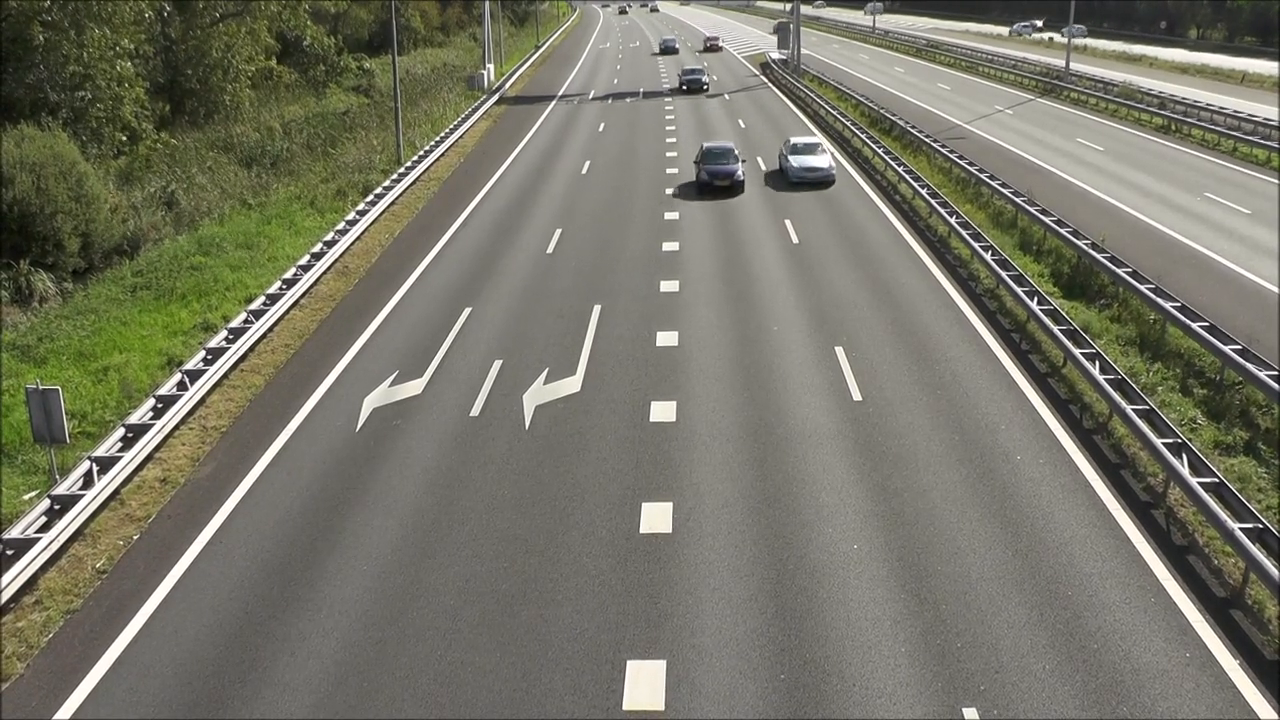
#> input picture frame 33 of Object_dataset/Traffic - 27260.mp4, 1280 x 720 px, given in place of WhatsApp Video 2022-11-23 at 10.47.39 AM.mp4, which was not available
$ python splitRGB.py
#> lines starting #> are read from the running program, lines starting #| are printed output that depends on the picture; pictures that were not available may be replaced by others from this repository, and a replacement may not be noted
import cv2
import numpy as np

def split_to_RGB(mirror=False): #mirror digunakan untuk camera laptop

#> called with mirror = True
    cap = cv2.VideoCapture("C:\\Users\Yashashvi\Downloads\WhatsApp Video 2022-11-23 at 10.47.39 AM.mp4")
    cv2.namedWindow('Split RGB',cv2.WINDOW_NORMAL)
    zeros = None
    while True:
        ret, frame = cap.read()
#> frame is the input picture: shape (720, 1280, 3); mean B, G, R 103.9, 117.9, 118.6

        if ret == True:

            height, width, layers = frame.shape
#> height = 720; width = 1280; layers = 3
            matrix0 = np.zeros((height, width), dtype="uint8")


            (B, G, R) = cv2.split(frame)


            B = cv2.merge([B, matrix0, matrix0])
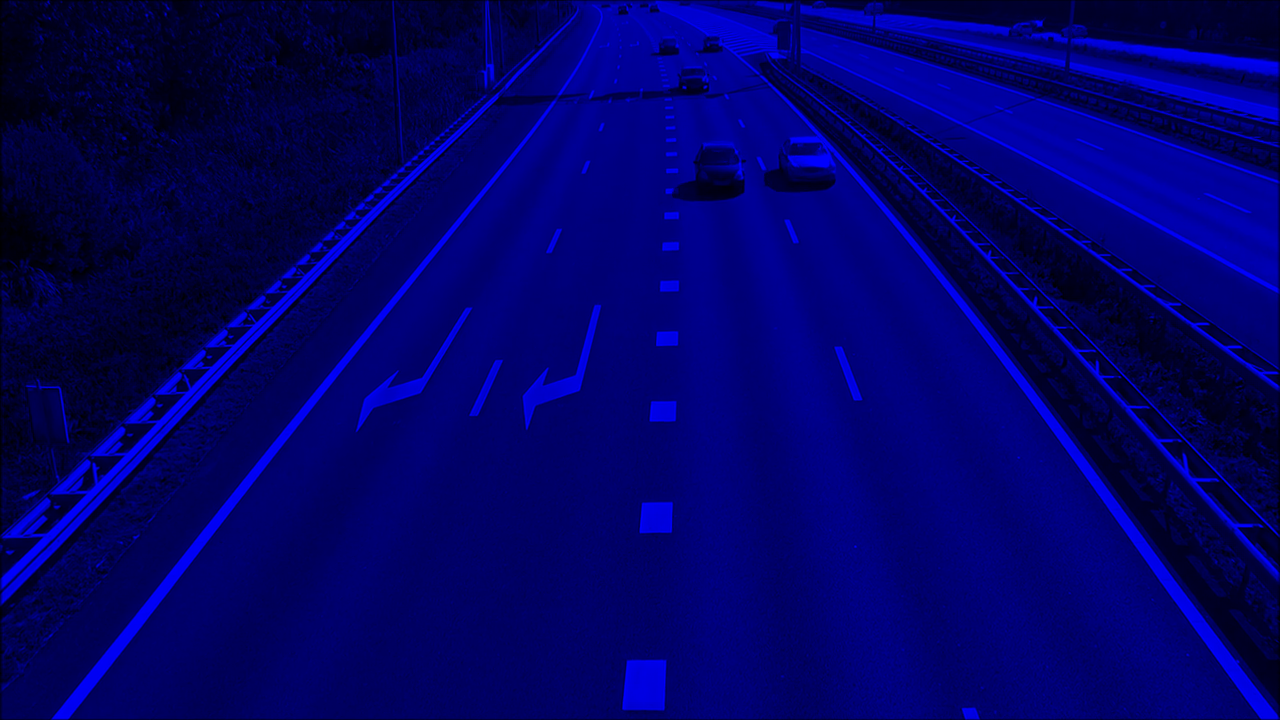
#> B: shape (720, 1280, 3); mean of channels 0, 1, 2 103.9, 0, 0; drawn as B, G, R
            G = cv2.merge([matrix0, G, matrix0])
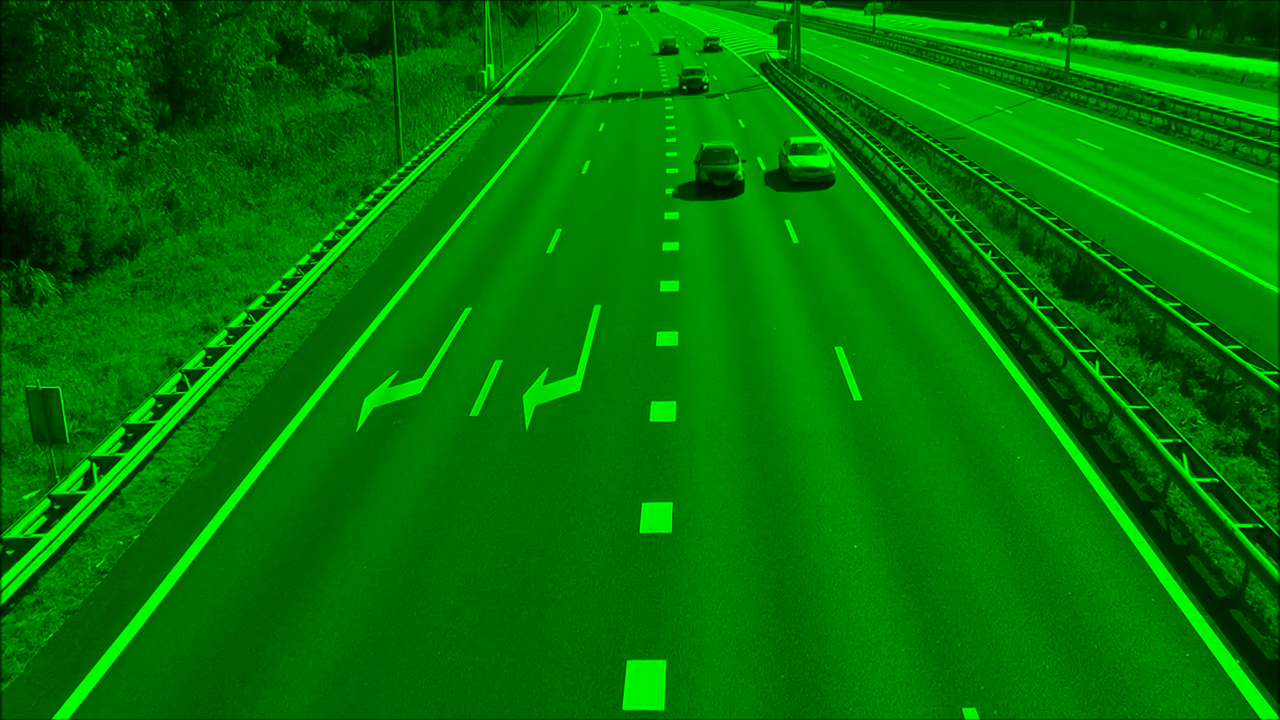
#> G: shape (720, 1280, 3); mean of channels 0, 1, 2 0, 117.9, 0; drawn as B, G, R
            R = cv2.merge([matrix0, matrix0, R])
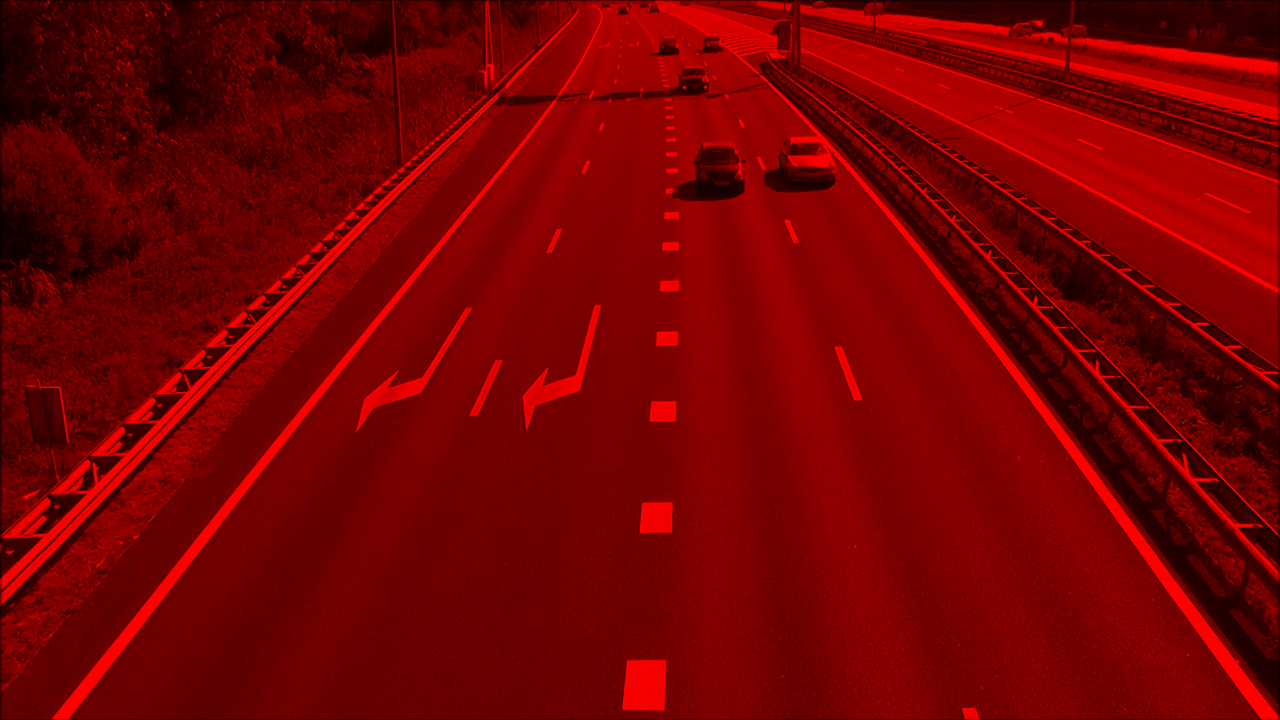
#> R: shape (720, 1280, 3); mean of channels 0, 1, 2 0, 0, 118.6; drawn as B, G, R

            final = np.zeros((height * 2, width * 2, 3), dtype="uint8")

            final[0:height, 0:width] = frame
            final[0:height, width:width * 2] = B
            final[height:height * 2, 0:width] = G
            final[height:height * 2, width:width * 2] = R
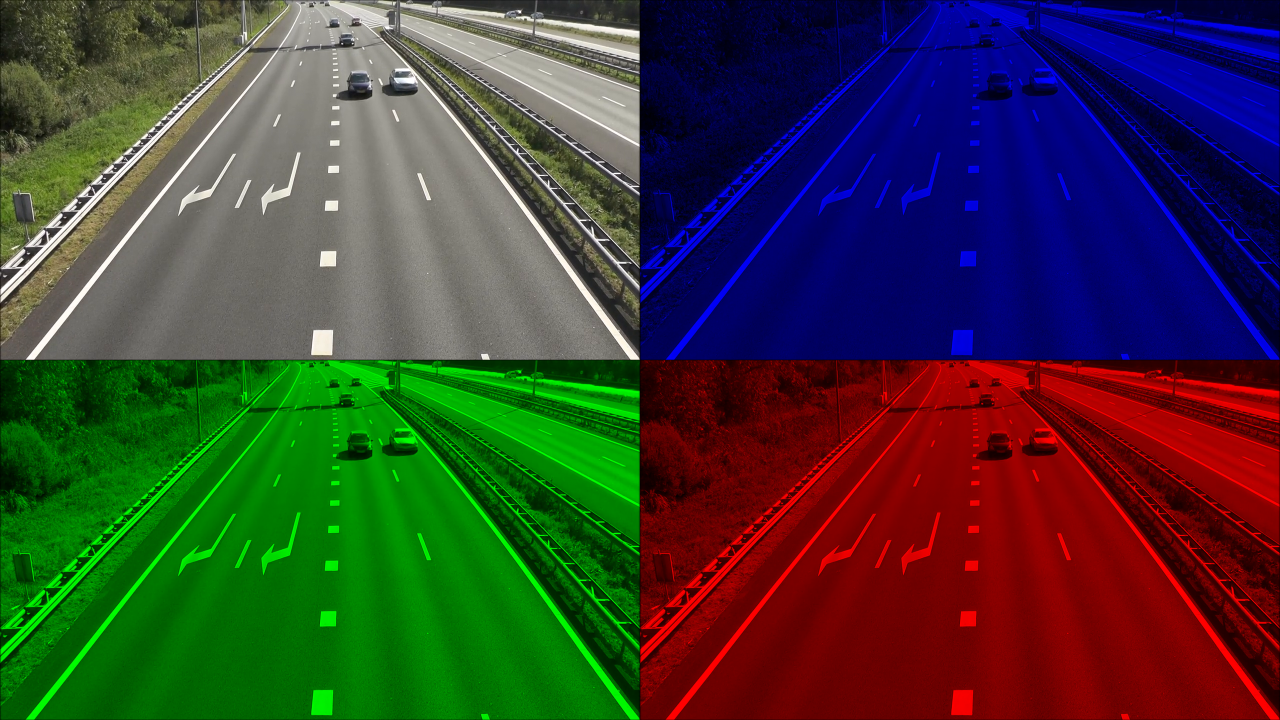
#> final: shape (1440, 2560, 3) (shown at 1/2 size); mean B, G, R 52, 59, 59.3

            cv2.imshow('Split RGB', final)
        else:
            break

        if cv2.waitKey(1) & 0xFF == ord('q'):
#> (key q is pressed here)
            break
    cap.release()
    cv2.destroyAllWindows()

def main():
    split_to_RGB(mirror=True)

if __name__ == '__main__':
    main()

$ run again, starting later in the video
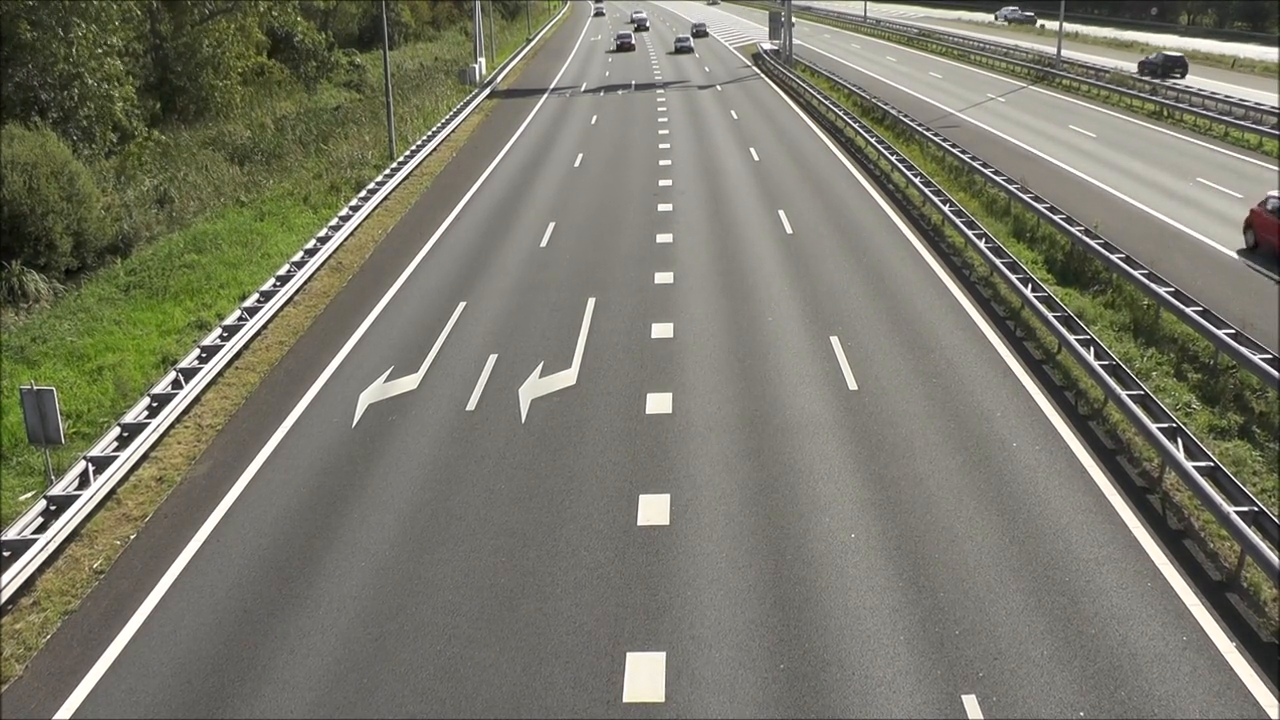
#> input picture frame 150 of Object_dataset/Traffic - 27260.mp4, 1280 x 720 px, given in place of WhatsApp Video 2022-11-23 at 10.47.39 AM.mp4, which was not available
#> in split_to_RGB, frame is the input picture: shape (720, 1280, 3); mean B, G, R 106.3, 120.4, 121.2
#> in split_to_RGB, `R = cv2.merge([matrix0, matrix0, R])`:
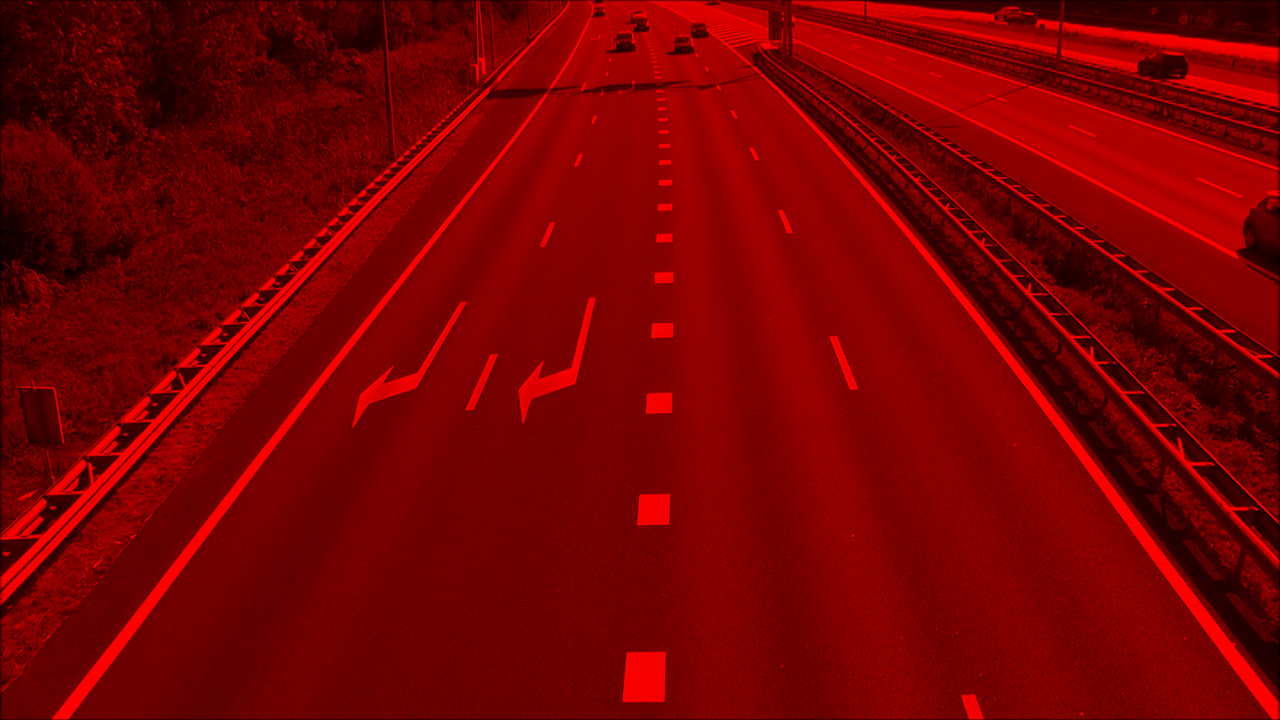
#> R: shape (720, 1280, 3); mean of channels 0, 1, 2 0, 0, 121.2; drawn as B, G, R
#> in split_to_RGB, `final[height:height * 2, width:width * 2] = R`:
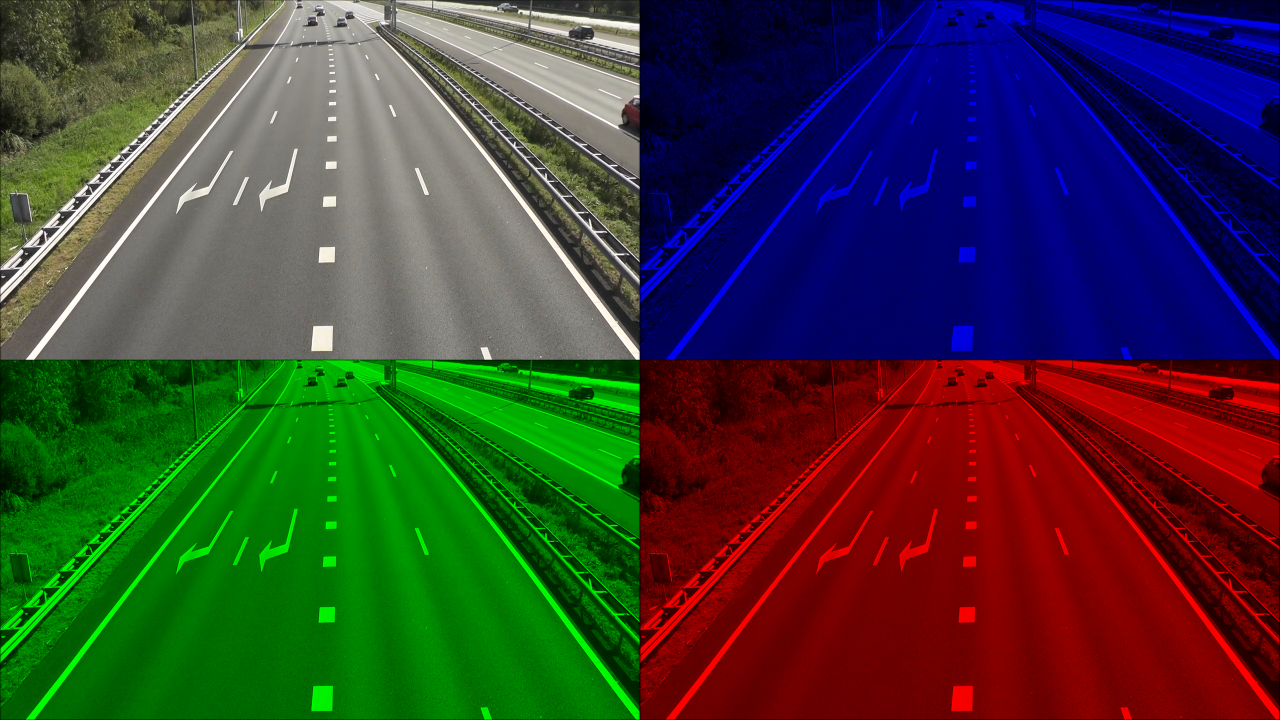
#> final: shape (1440, 2560, 3) (shown at 1/2 size); mean B, G, R 53.2, 60.2, 60.6

$ run again, starting later in the video
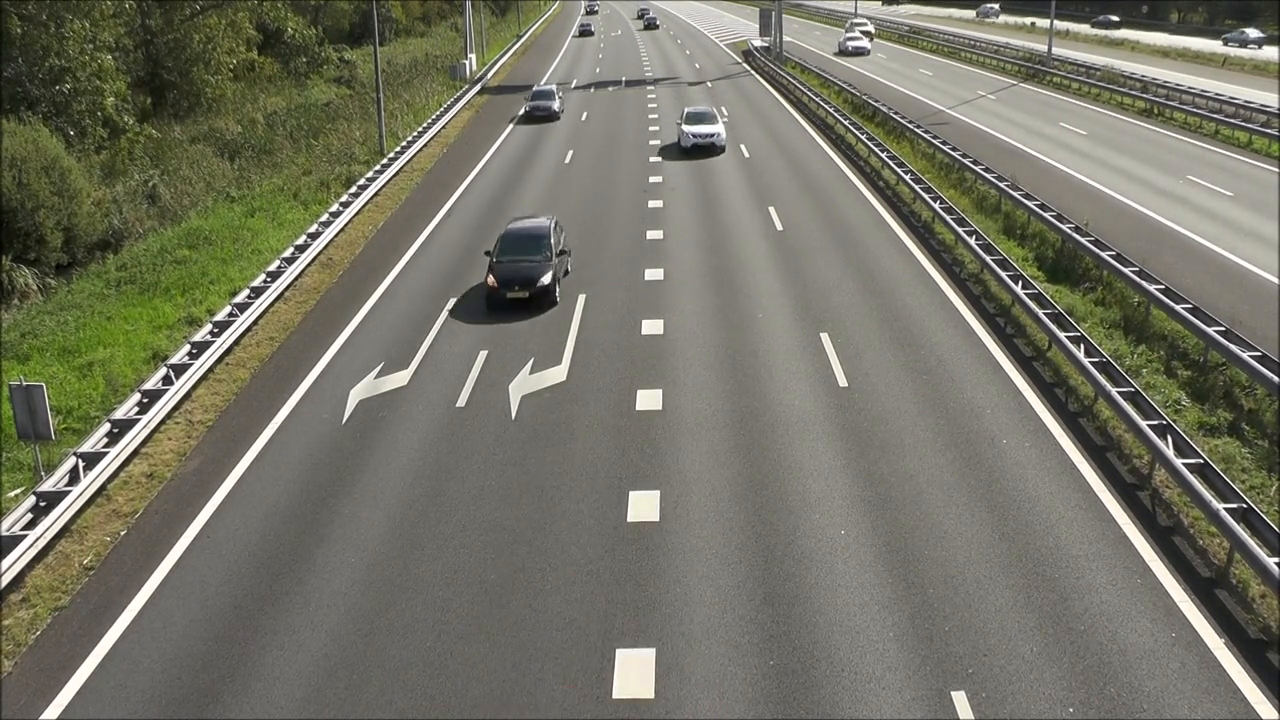
#> input picture frame 268 of Object_dataset/Traffic - 27260.mp4, 1280 x 720 px, given in place of WhatsApp Video 2022-11-23 at 10.47.39 AM.mp4, which was not available
#> in split_to_RGB, frame is the input picture: shape (720, 1280, 3); mean B, G, R 101.8, 115.9, 116.6
#> in split_to_RGB, `R = cv2.merge([matrix0, matrix0, R])`:
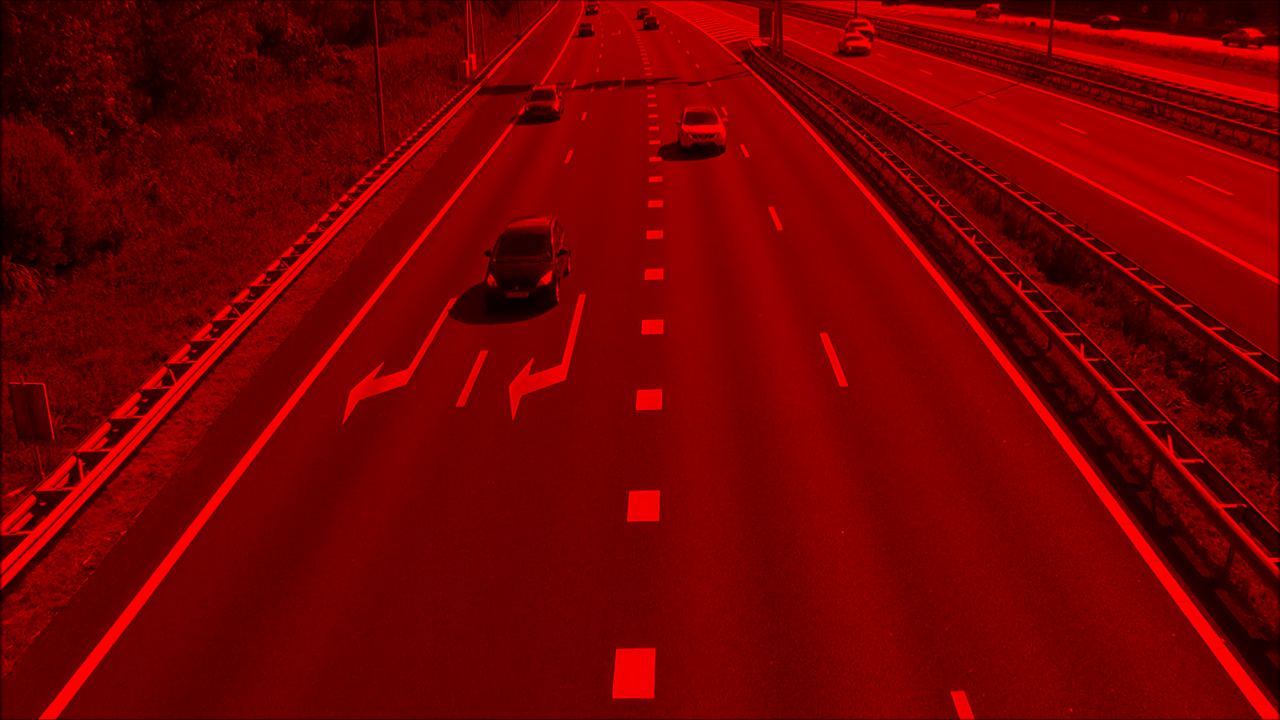
#> R: shape (720, 1280, 3); mean of channels 0, 1, 2 0, 0, 116.6; drawn as B, G, R
#> in split_to_RGB, `final[height:height * 2, width:width * 2] = R`:
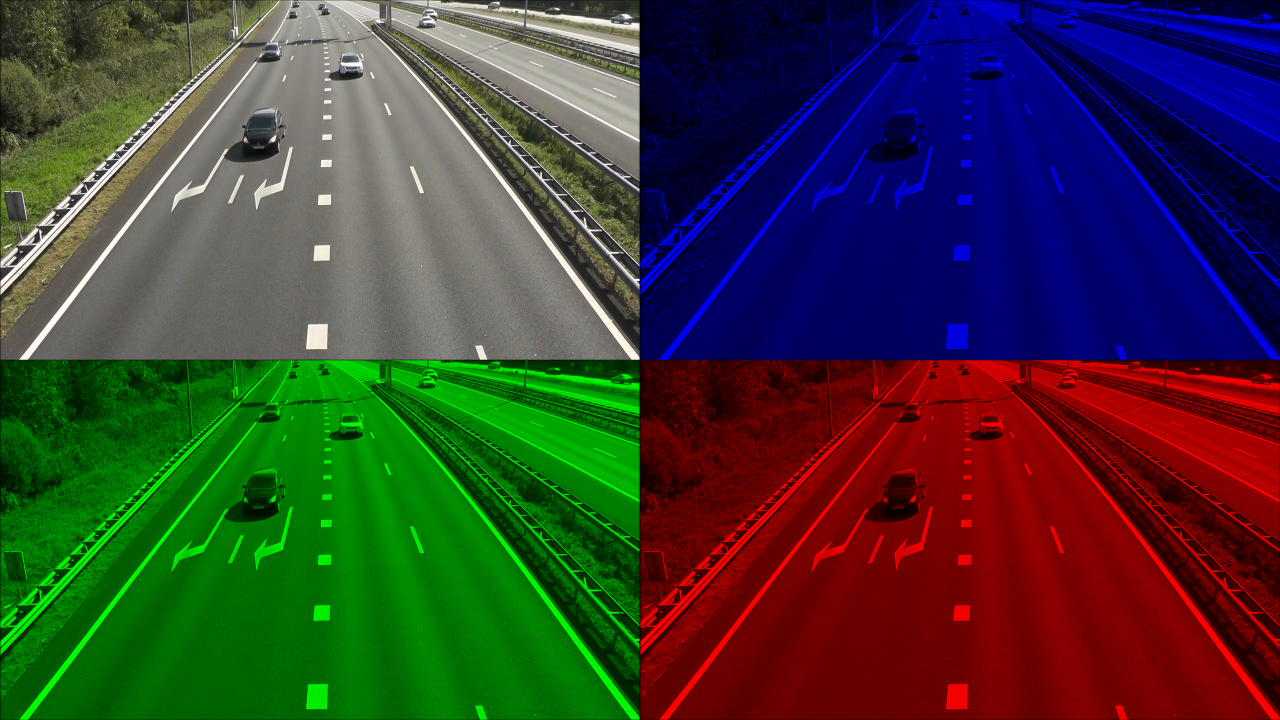
#> final: shape (1440, 2560, 3) (shown at 1/2 size); mean B, G, R 50.9, 58, 58.3
